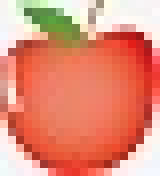
#> input picture Entrega_2/Imagene_de_Prueba/apple.jpg, 20 x 22 px, found by its file name (shown 8 times larger)
$ python Entrega2v1.py
#> lines starting #> are read from the running program, lines starting #| are printed output that depends on the picture
import cv2
import imutils
from tkinter import *
from tkinter import filedialog
import numpy as np
from PIL import Image
from PIL import ImageTk

import matplotlib.pyplot as plt

img = cv2.imread("apple.jpg")
#> img is the input picture: shape (22, 20, 3); mean B, G, R 118.5, 140.7, 226.6

bilinear_img = cv2.resize(img,None, fx = 10, fy = 10, interpolation = cv2.INTER_LINEAR)
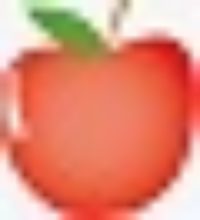
#> bilinear_img: shape (220, 200, 3); mean B, G, R 118.4, 140.6, 226.5
bicubic_img = cv2.resize(img,None, fx = 10, fy = 10, interpolation = cv2.INTER_CUBIC)
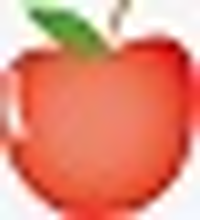
#> bicubic_img: shape (220, 200, 3); mean B, G, R 118.3, 140.5, 226.1
near_img = cv2.resize(img,None, fx = 10, fy = 10, interpolation = cv2.INTER_NEAREST)


cv2.imshow("Road", near_img)
cv2.imshow("Road3", bicubic_img)
cv2.imshow("Road4", bilinear_img)

cv2.imshow("Road", near_img)
cv2.imshow("Road2", img)
cv2.waitKey(0)
